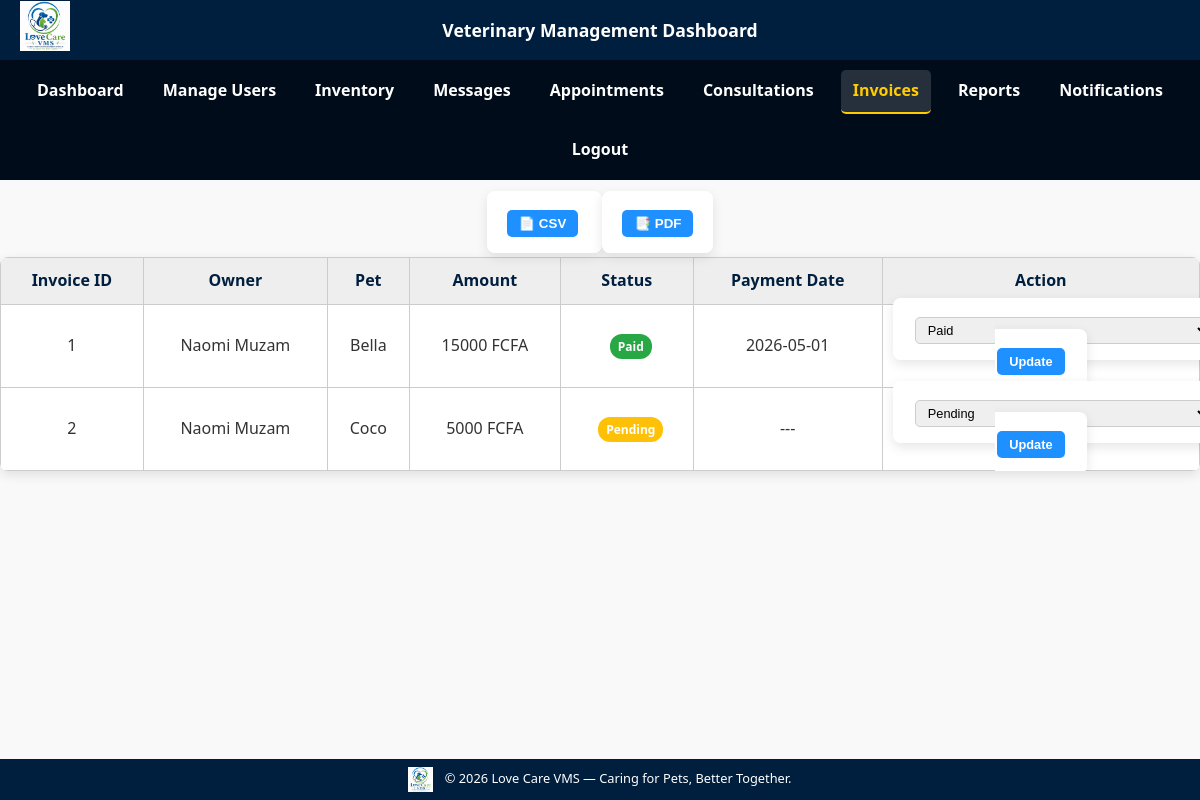
The page /pages/invoices.php (signed in) on the database its author committed.
### tables this page shows
CREATE TABLE `invoices` (
  `invoice_id` int(11) NOT NULL,
  `appointment_id` int(11) DEFAULT NULL,
  `amount` int(11) DEFAULT NULL,
  `payment_status` enum('Paid','Pending') DEFAULT NULL,
  `payment_date` date DEFAULT NULL
);

CREATE TABLE `owners` (
  `owner_id` int(11) NOT NULL,
  `user_id` int(11) DEFAULT NULL,
  `owner_name` varchar(100) DEFAULT NULL,
  `contact_info` varchar(100) DEFAULT NULL,
  `address` varchar(150) DEFAULT NULL
);

CREATE TABLE `pets` (
  `pet_id` int(11) NOT NULL,
  `owner_id` int(11) DEFAULT NULL,
  `pet_name` varchar(50) DEFAULT NULL,
  `species` varchar(50) DEFAULT NULL,
  `breed` varchar(50) DEFAULT NULL,
  `age` int(11) DEFAULT NULL,
  `gender` enum('Male','Female') DEFAULT NULL
);

### pages/invoices.php (the view, shortened to what this page needs)
<?php
include('../config/db.php');
$role = $_SESSION['user']['role'];
$user_id = $_SESSION['user']['id'];
if ($role === 'PetOwner') {
    $stmt = $conn->prepare("SELECT invoices.*, pets.pet_name, owners.owner_name
                            FROM invoices
                            JOIN appointments ON invoices.appointment_id = appointments.appointment_id
                            JOIN pets ON appointments.pet_id = pets.pet_id
                            JOIN owners ON pets.owner_id = owners.owner_id
                            WHERE owners.owner_id=?");
    $stmt->bind_param("i", $user_id);
    $stmt->execute();
    $result = $stmt->get_result();
} else {
    $sql = "SELECT invoices.*, pets.pet_name, owners.owner_name
            FROM invoices
            JOIN appointments ON invoices.appointment_id = appointments.appointment_id
            JOIN pets ON appointments.pet_id = pets.pet_id
            JOIN owners ON pets.owner_id = owners.owner_id";
    $result = $conn->query($sql);
}
?>
<!DOCTYPE html>
<html>
<head>
    <link rel="stylesheet" href="../assets/css/theme.css">
    <link rel="stylesheet" href="../assets/css/alerts.css">
    <link rel="stylesheet" href="../assets/css/badges.css">
    <link rel="stylesheet" href="../assets/css/res.css">
</head>
<body>
    <?php include('../includes/header.php'); ?>
    <?php include('../includes/navbar.php'); ?>
   <div style="text-align:center; margin:20px 0;">
    <?php if ($role === 'Receptionist' || $role === 'Administrator'): ?>
        <form method="POST" action="invoices.php" style="display:inline;">
            <input type="submit" name="export_csv" value="📄 CSV" class="btn-green">
        </form>
        <form method="POST" action="invoices.php" style="display:inline;">
            <input type="submit" name="export_pdf" value="📑 PDF" class="btn-blue">
        </form>
    <?php endif; ?>
</div>
<table class="invoice-table">
    <tr>
        <th>Invoice ID</th>
        <th>Owner</th>
        <th>Pet</th>
        <th>Amount</th>
        <th>Status</th>
        <th>Payment Date</th>
        <?php if ($role === 'Receptionist' || $role === 'Administrator'): ?>
            <th>Action</th>
        <?php endif; ?>
    </tr>
    <?php while($row = $result->fetch_assoc()) { ?>
    <tr>
        <td><?php echo $row['invoice_id']; ?></td>
        <td><?php echo $row['owner_name']; ?></td>
        <td><?php echo $row['pet_name']; ?></td>
        <td><?php echo $row['amount']; ?> FCFA</td>
        <td>
            <span class="badge badge-<?php echo strtolower($row['payment_status']); ?>">
                <?php echo $row['payment_status']; ?>
            </span>
        </td>
        <td><?php echo $row['payment_date'] ? $row['payment_date'] : '---'; ?></td>
        <?php if ($role === 'Receptionist' || $role === 'Administrator'): ?>
        <td>
            <form method="POST" action="invoices.php" style="display:inline;">
                <select name="payment_status" class="btn-small">
                    <option value="Paid" <?php if($row['payment_status']=='Paid') echo 'selected'; ?>>Paid</option>
                    <option value="Pending" <?php if($row['payment_status']=='Pending') echo 'selected'; ?>>Pending</option>
                </select>
                <input type="submit" name="update_payment" value="Update" class="btn-blue btn-small">
            </form>
        </td>
        <?php endif; ?>
    </tr>
    <?php } ?>
</table>
<?php include('../includes/footer.php'); ?>
</body>
</html>

### assets/css/theme.css (style rules this page uses)
body { font-family: 'Segoe UI', sans-serif; background: #f4f4f4; color: #333333; margin: 0; }
table { width: 90%; margin: 20px auto; border-collapse: collapse; background: #fff; border-radius: 8px; overflow: hidden; box-shadow: 0 4px 12px rgba(0,0,0,0.1); }
th, td { border: 1px solid #ccc; padding: 10px; text-align: center; }
th { background: #eee; color: #001f3f; }
form { margin: 20px auto; width: 60%; background: #fff; padding: 20px; border-radius: 8px; box-shadow: 0 4px 12px rgba(0,0,0,0.1); }
input[type=text], input[type=number], select { width: 100%; padding: 8px; margin: 8px 0; border: 1px solid #ccc; border-radius: 6px; }
input[type=submit] { width: auto; background: #1e90ff; color: white; border: none; cursor: pointer; font-weight: bold; padding: 6px 12px; border-radius: 5px; }
.btn-blue, .btn-green { display: inline-block; padding: 6px 10px; border-radius: 5px; text-decoration: none; font-weight: bold; margin-top: 10px; }
.btn-blue { background-color: #1e90ff; color: #fff; }
.btn-green { background-color: #27ae60; color: #fff; }
.btn-small { padding: 4px 8px; font-size: 0.8em; margin: 2px; border-radius: 5px; }
.badge { padding: 3px 8px; border-radius: 12px; font-size: 0.8em; margin-left: 8px; color: #fff; }
.badge-pending { background-color: #ffc107; color: #333; }
.badge-paid { background-color: #28a745; }

### assets/css/badges.css (style rules this page uses)
.badge { display: inline-block; padding: 3px 8px; border-radius: 12px; font-size: 12px; font-weight: bold; margin-left: 8px; color: #fff; }
.badge-pending { background-color: #ffc107; }
.badge-paid { background-color: #28a745; }

### assets/css/res.css (style rules this page uses)
* { margin: 0; padding: 0; box-sizing: border-box; }
body { font-family: 'Segoe UI', Arial, sans-serif; line-height: 1.6; background-color: #f9f9f9; }
table { width: 100%; border-collapse: collapse; }
table td, table th { padding: 10px; word-wrap: break-word; }

### rows shown on the page
invoices: invoice_id "1", owners.owner_name "Naomi Muzam", pets.pet_name "Bella", amount "15000", payment_status "Paid", payment_date "2026-05-01"
invoices: invoice_id "2", owners.owner_name "Naomi Muzam", pets.pet_name "Coco", amount "5000", payment_status "Pending"
